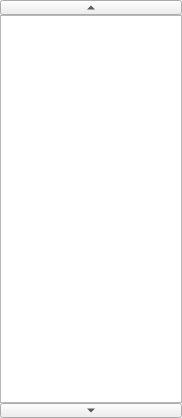
<?xml version="1.0" encoding="UTF-8"?>
<ui version="4.0">
 <class>CategoryListWidget</class>
 <widget class="QWidget" name="CategoryListWidget">
  <property name="geometry">
   <rect>
    <x>0</x>
    <y>0</y>
    <width>182</width>
    <height>418</height>
   </rect>
  </property>
  <property name="sizePolicy">
   <sizepolicy hsizetype="Minimum" vsizetype="Expanding">
    <horstretch>0</horstretch>
    <verstretch>0</verstretch>
   </sizepolicy>
  </property>
  <layout class="QVBoxLayout" name="verticalLayout">
   <property name="spacing">
    <number>0</number>
   </property>
   <property name="leftMargin">
    <number>0</number>
   </property>
   <property name="topMargin">
    <number>0</number>
   </property>
   <property name="rightMargin">
    <number>0</number>
   </property>
   <property name="bottomMargin">
    <number>0</number>
   </property>
   <item>
    <widget class="QToolButton" name="scrollUp">
     <property name="sizePolicy">
      <sizepolicy hsizetype="Expanding" vsizetype="Fixed">
       <horstretch>0</horstretch>
       <verstretch>0</verstretch>
      </sizepolicy>
     </property>
     <property name="maximumSize">
      <size>
       <width>16777215</width>
       <height>15</height>
      </size>
     </property>
     <property name="text">
      <string notr="true"/>
     </property>
     <property name="arrowType">
      <enum>Qt::UpArrow</enum>
     </property>
    </widget>
   </item>
   <item>
    <widget class="QListWidget" name="categoryList">
     <property name="sizePolicy">
      <sizepolicy hsizetype="Expanding" vsizetype="Expanding">
       <horstretch>0</horstretch>
       <verstretch>0</verstretch>
      </sizepolicy>
     </property>
     <property name="verticalScrollBarPolicy">
      <enum>Qt::ScrollBarAlwaysOff</enum>
     </property>
     <property name="horizontalScrollBarPolicy">
      <enum>Qt::ScrollBarAlwaysOff</enum>
     </property>
     <property name="movement">
      <enum>QListView::Static</enum>
     </property>
     <property name="flow">
      <enum>QListView::TopToBottom</enum>
     </property>
     <property name="isWrapping" stdset="0">
      <bool>false</bool>
     </property>
     <property name="viewMode">
      <enum>QListView::IconMode</enum>
     </property>
     <property name="uniformItemSizes">
      <bool>true</bool>
     </property>
     <property name="wordWrap">
      <bool>true</bool>
     </property>
    </widget>
   </item>
   <item>
    <widget class="QToolButton" name="scrollDown">
     <property name="sizePolicy">
      <sizepolicy hsizetype="Expanding" vsizetype="Fixed">
       <horstretch>0</horstretch>
       <verstretch>0</verstretch>
      </sizepolicy>
     </property>
     <property name="maximumSize">
      <size>
       <width>16777215</width>
       <height>15</height>
      </size>
     </property>
     <property name="text">
      <string notr="true"/>
     </property>
     <property name="arrowType">
      <enum>Qt::DownArrow</enum>
     </property>
    </widget>
   </item>
  </layout>
 </widget>
 <tabstops>
  <tabstop>categoryList</tabstop>
  <tabstop>scrollUp</tabstop>
  <tabstop>scrollDown</tabstop>
 </tabstops>
 <resources/>
 <connections/>
</ui>
